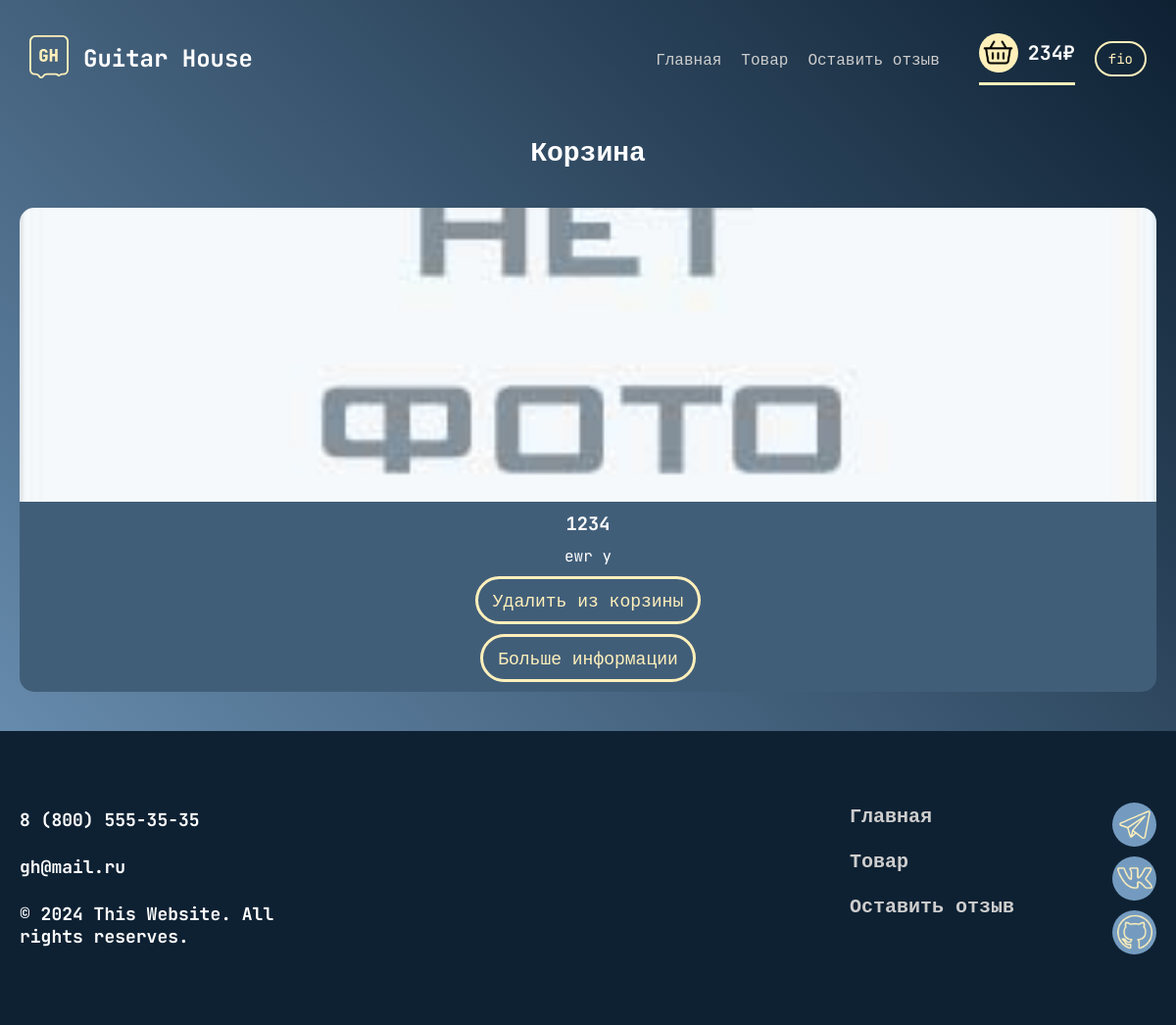
Before: /cart (signed in) with the older database file.
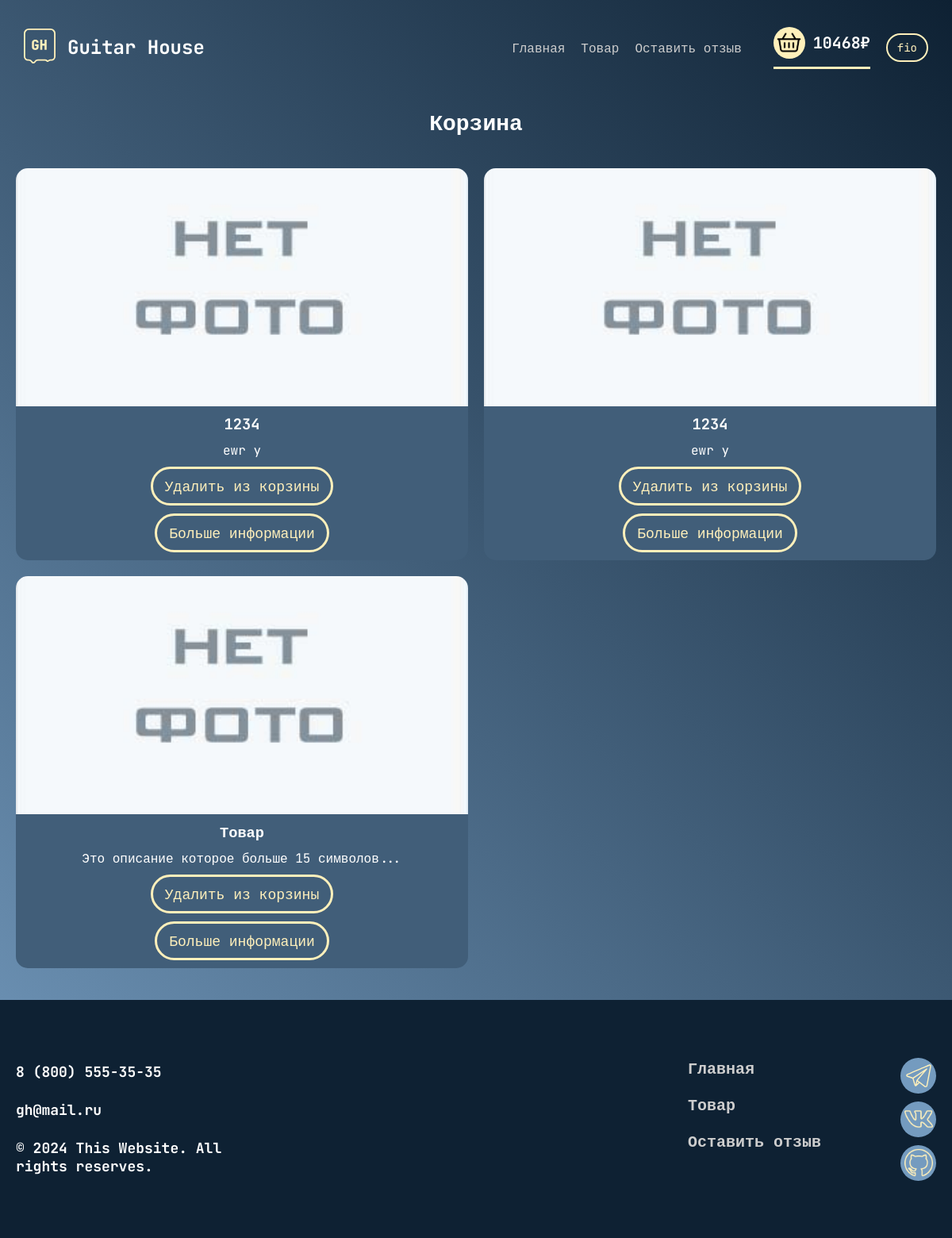
After: the same page with the newer database file.
### data/users.py (models this page shows, shortened)
class User(SqlAlchemyBase, UserMixin, SerializerMixin):
    __tablename__ = 'users'
    id = sqlalchemy.Column(
        sqlalchemy.Integer,
        primary_key=True,
        autoincrement=True
    )
    email = sqlalchemy.Column(
        sqlalchemy.String,
        index=True,
        unique=True,
    )
    full_name = sqlalchemy.Column(sqlalchemy.String)
    age = sqlalchemy.Column(sqlalchemy.Integer)
    birthday = sqlalchemy.Column(
        sqlalchemy.DateTime,
        default=datetime.datetime.now
    )
    hashed_password = sqlalchemy.Column(sqlalchemy.String)
    product = orm.relationship("Product", back_populates='user')
    feedback = orm.relationship("Feedback", back_populates='user')
    cart = orm.relationship("Cart", back_populates='user')

### data/cart.py (models this page shows)
class Cart(SqlAlchemyBase, UserMixin, SerializerMixin):
    __tablename__ = 'cart'
    id = sqlalchemy.Column(sqlalchemy.Integer,
                           primary_key=True, autoincrement=True)
    user_id = sqlalchemy.Column(sqlalchemy.Integer,
                                sqlalchemy.ForeignKey("users.id"))
    user = orm.relationship('User')
    product_id = sqlalchemy.Column(sqlalchemy.Integer,
                                    sqlalchemy.ForeignKey("products.id"))
    product = orm.relationship("Product")
    price = sqlalchemy.Column(sqlalchemy.Integer)

### data/product.py (models this page shows)
class Product(SqlAlchemyBase, UserMixin, SerializerMixin):
    __tablename__ = 'products'
    id = sqlalchemy.Column(sqlalchemy.Integer,
                           primary_key=True, autoincrement=True)
    title = sqlalchemy.Column(sqlalchemy.String, nullable=True)
    content = sqlalchemy.Column(sqlalchemy.String, nullable=True)
    created_date = sqlalchemy.Column(sqlalchemy.DateTime,
                                     default=datetime.datetime.now)
    price = sqlalchemy.Column(sqlalchemy.Integer, nullable=True)
    user_id = sqlalchemy.Column(sqlalchemy.Integer,
                                sqlalchemy.ForeignKey("users.id"))
    user = orm.relationship('User')
    category_id = sqlalchemy.Column(sqlalchemy.Integer,
                                    sqlalchemy.ForeignKey("product_category.id"))
    category = orm.relationship("ProductCategory")
    cart = orm.relationship("Cart", back_populates='product')
    image1 = sqlalchemy.Column(sqlalchemy.String)
    image2 = sqlalchemy.Column(sqlalchemy.String)

### main.py (the view)
@app.route('/cart', methods=['GET', 'POST'])
@login_required
def cart():
    db_sess = db_session.create_session()
    summary = 0
    try:
        sum_price = db_sess.query(Cart.price).filter(Cart.user_id == current_user.id)
        for i in sum_price:
            summary += i[0]
    except AttributeError:
        summary = 0
    cart_items = db_sess.query(Cart).filter(Cart.user_id == current_user.id)
    return render_template(
        'cart.html',
        title='Guitar House / Корзина',
        css=url_for('static', filename='css/cart.css'),
        js=url_for('static', filename='js/main.js'),
        sum_price=summary,
        cart_items=cart_items
    )

### data/db_session.py (called while the page is built)
def create_session() -> Session:
    global __factory
    return __factory()

### main.py (called while the page is built)
@login_manager.user_loader
def load_user(user_id):
    db_sess = db_session.create_session()
    return db_sess.query(User).get(user_id)

### templates/cart.html
 {% extends "base.html" %}
 {% block content %}
<main>
  <div class="container">
    <div class="main__wraper">
      <article>
        <h1>Корзина</h1>
      </article>
      <section class="cart">
        {% for item in cart_items %}
          <div class="item1 item">
            {% if item.image1 %}
              <img src="{{ url_for('static', filename='img/product_img/' + item.image1) }}" alt="">
            {% else %}
              <img src="{{ url_for('static', filename='img/no-image.jpg') }}" alt="">
            {% endif %}
            <div class="text">
              <h3>{{ item.product.title }}</h3>
              <p>{{ item.product.content }}</p>
              <a href="/del-cart-item/{{item.id}}" class="btn btn_item">Удалить из корзины</a>
              <a href="/info_product/{{ item.product.id }}" class="btn btn_info">Больше информации</a>
            </div>
          </div>
        {% else %}
          <h1 class="no-product">Ваша корзина пуста</h1>
        {% endfor %}
      </section>
    </div>
  </div>
</main>
{% endblock %}

### templates/base.html (shortened to what this page needs)
<!DOCTYPE html>
<html lang="en">
  <head>
    <link rel="stylesheet" href="{{ css }}">
  </head>
  <body>
    <div class="wraper">
      <header>
        <a class="header__logo" href="/">
          <img src="{{ url_for('static', filename='img/logo.svg') }}" alt="logo">
          <h2>Guitar House</h2>
        </a>
        <div class="burger-navigation">
          <nav class="header__navigation">
            <ul>
              <li><a href="/"> Главная</a></li>
              <li><a href="/shop"> Товар</a></li>
              <li><a href="/contact"> Оставить отзыв</a></li>
            </ul>
          </nav>
          <section class="header__blocks">
            <a class="header__cart cart" href="/cart">
              <div class="cart__icon">
                <img src="{{ url_for('static', filename='img/cart.svg') }}" alt="cart-icon">
              </div>
              <h3 class="cart__sum">{{ sum_price }}₽</h3>
            </a>
            {% if current_user.is_authenticated %}
              <div class="header__btn-acc btn-acc">
                <form action="/account">
                  <button class="btn btn_acc">
                    {{ current_user.full_name }}
                  </button>
                </form>
              </div>
            {% endif %}
          </section>
        </div>
      </header>
      {% block content %}{% endblock %}
      <footer>
        <div class="container">
          <div class="footer__wraper">
            <section class="footer__text">
              <h3 class="text__number">8 (800) 555-35-35</h3>
              <h3 class="text__email">gh@mail.ru</h3>
              <h3 class="text__right">&copy; 2024 This Website. All rights reserves.</h3>
            </section>
            <nav class="footer__navigation">
              <ul class="footer__sites">
                <li> <a href="/">Главная</a></li>
                <li> <a href="/shop">Товар</a></li>
                <li> <a href="/contact">Оставить отзыв</a></li>
              </ul>
              <div class="footer__tg">
                <a href="https://t.me/MamaKupiSnikers" target="_blank">
                  <img src="{{ url_for('static', filename='img/tg.svg') }}" alt="tg">
                </a>
                <a href="https://vk.com/mama_kupi_snikers" target="_blank">
                  <img src="{{ url_for('static', filename='img/vk.png') }}" alt="vk">
                </a>
                <a href="https://github.com/nais2008" target="_blank">
                  <img src="{{ url_for('static', filename='img/github.png') }}" alt="gh">
                </a>
              </div>
            </nav>
          </div>
        </div>
      </footer>
    </div>
  </body>
</html>

Changed rows visible on the page:
added Cart: product "1234", product.content "ewr y"
added Cart: product "Товар", product.content "Это описание которое больше 15 символов..."
Other visible differences:
{{ sum_price }}: "234" → "10468"
